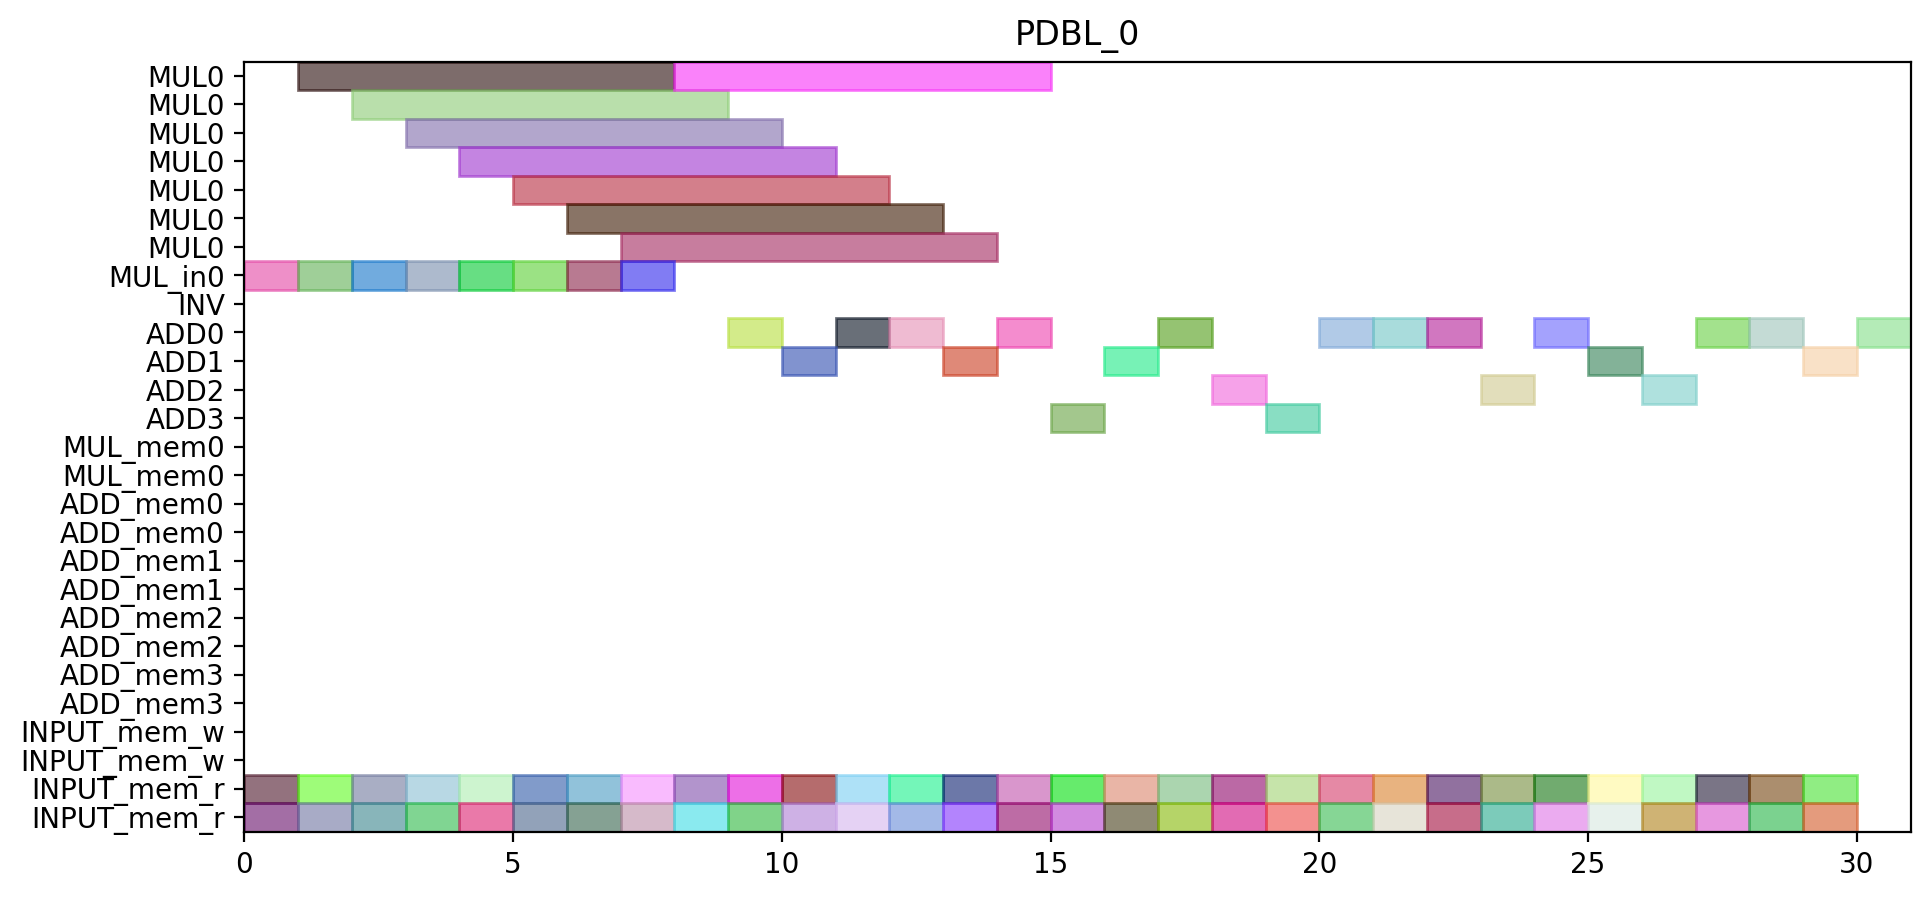

The Python source for this figure:
from pyschedule import Scenario, solvers, plotters, alt


def solve():
	horizon = 111
	S = Scenario("PDBL_0", horizon=horizon)

	# resource
	MUL = S.Resources('MUL', num=1, size=7)
	MUL_in = S.Resources('MUL_in', num=1)
	INV = S.Resource('INV')
	ADD = S.Resources('ADD', num=4, periods=range(1, horizon))
	MUL_mem = S.Resources('MUL_mem', num=1, size=2)
	ADD_mem = S.Resources('ADD_mem', num=4, size=2)
	INPUT_mem_w = S.Resource('INPUT_mem_w', size=2)
	INPUT_mem_r = S.Resource('INPUT_mem_r', size=2)

	# result of previous scheduling

	# new tasks
	t0_a1_0 = S.Task('t0_a1_0', length=1, delay_cost=1)
	t0_a1_0 += alt(ADD)

	t0_a1_0_mem0 = S.Task('t0_a1_0_mem0', length=1, delay_cost=1)
	t0_a1_0_mem0 += INPUT_mem_r
	S += t0_a1_0_mem0 <= t0_a1_0

	t0_a1_0_mem1 = S.Task('t0_a1_0_mem1', length=1, delay_cost=1)
	t0_a1_0_mem1 += INPUT_mem_r
	S += t0_a1_0_mem1 <= t0_a1_0

	t0_a1_1 = S.Task('t0_a1_1', length=1, delay_cost=1)
	t0_a1_1 += alt(ADD)

	t0_a1_1_mem0 = S.Task('t0_a1_1_mem0', length=1, delay_cost=1)
	t0_a1_1_mem0 += INPUT_mem_r
	S += t0_a1_1_mem0 <= t0_a1_1

	t0_a1_1_mem1 = S.Task('t0_a1_1_mem1', length=1, delay_cost=1)
	t0_a1_1_mem1 += INPUT_mem_r
	S += t0_a1_1_mem1 <= t0_a1_1

	t0_t10 = S.Task('t0_t10', length=1, delay_cost=1)
	t0_t10 += alt(ADD)

	t0_t10_mem0 = S.Task('t0_t10_mem0', length=1, delay_cost=1)
	t0_t10_mem0 += INPUT_mem_r
	S += t0_t10_mem0 <= t0_t10

	t0_t10_mem1 = S.Task('t0_t10_mem1', length=1, delay_cost=1)
	t0_t10_mem1 += INPUT_mem_r
	S += t0_t10_mem1 <= t0_t10

	t0_t11 = S.Task('t0_t11', length=1, delay_cost=1)
	t0_t11 += alt(ADD)

	t0_t11_mem0 = S.Task('t0_t11_mem0', length=1, delay_cost=1)
	t0_t11_mem0 += INPUT_mem_r
	S += t0_t11_mem0 <= t0_t11

	t0_t11_mem1 = S.Task('t0_t11_mem1', length=1, delay_cost=1)
	t0_t11_mem1 += INPUT_mem_r
	S += t0_t11_mem1 <= t0_t11

	t0_t3_t0_in = S.Task('t0_t3_t0_in', length=1, delay_cost=1)
	t0_t3_t0_in += alt(MUL_in)
	t0_t3_t0 = S.Task('t0_t3_t0', length=7, delay_cost=1)
	t0_t3_t0 += alt(MUL)
	S += t0_t3_t0>=t0_t3_t0_in

	t0_t3_t0_mem0 = S.Task('t0_t3_t0_mem0', length=1, delay_cost=1)
	t0_t3_t0_mem0 += INPUT_mem_r
	S += t0_t3_t0_mem0 <= t0_t3_t0

	t0_t3_t0_mem1 = S.Task('t0_t3_t0_mem1', length=1, delay_cost=1)
	t0_t3_t0_mem1 += INPUT_mem_r
	S += t0_t3_t0_mem1 <= t0_t3_t0

	t0_t3_t1_in = S.Task('t0_t3_t1_in', length=1, delay_cost=1)
	t0_t3_t1_in += alt(MUL_in)
	t0_t3_t1 = S.Task('t0_t3_t1', length=7, delay_cost=1)
	t0_t3_t1 += alt(MUL)
	S += t0_t3_t1>=t0_t3_t1_in

	t0_t3_t1_mem0 = S.Task('t0_t3_t1_mem0', length=1, delay_cost=1)
	t0_t3_t1_mem0 += INPUT_mem_r
	S += t0_t3_t1_mem0 <= t0_t3_t1

	t0_t3_t1_mem1 = S.Task('t0_t3_t1_mem1', length=1, delay_cost=1)
	t0_t3_t1_mem1 += INPUT_mem_r
	S += t0_t3_t1_mem1 <= t0_t3_t1

	t0_t3_t2 = S.Task('t0_t3_t2', length=1, delay_cost=1)
	t0_t3_t2 += alt(ADD)

	t0_t3_t2_mem0 = S.Task('t0_t3_t2_mem0', length=1, delay_cost=1)
	t0_t3_t2_mem0 += INPUT_mem_r
	S += t0_t3_t2_mem0 <= t0_t3_t2

	t0_t3_t2_mem1 = S.Task('t0_t3_t2_mem1', length=1, delay_cost=1)
	t0_t3_t2_mem1 += INPUT_mem_r
	S += t0_t3_t2_mem1 <= t0_t3_t2

	t0_t3_t3 = S.Task('t0_t3_t3', length=1, delay_cost=1)
	t0_t3_t3 += alt(ADD)

	t0_t3_t3_mem0 = S.Task('t0_t3_t3_mem0', length=1, delay_cost=1)
	t0_t3_t3_mem0 += INPUT_mem_r
	S += t0_t3_t3_mem0 <= t0_t3_t3

	t0_t3_t3_mem1 = S.Task('t0_t3_t3_mem1', length=1, delay_cost=1)
	t0_t3_t3_mem1 += INPUT_mem_r
	S += t0_t3_t3_mem1 <= t0_t3_t3

	t1_a1_0 = S.Task('t1_a1_0', length=1, delay_cost=1)
	t1_a1_0 += alt(ADD)

	t1_a1_0_mem0 = S.Task('t1_a1_0_mem0', length=1, delay_cost=1)
	t1_a1_0_mem0 += INPUT_mem_r
	S += t1_a1_0_mem0 <= t1_a1_0

	t1_a1_0_mem1 = S.Task('t1_a1_0_mem1', length=1, delay_cost=1)
	t1_a1_0_mem1 += INPUT_mem_r
	S += t1_a1_0_mem1 <= t1_a1_0

	t1_a1_1 = S.Task('t1_a1_1', length=1, delay_cost=1)
	t1_a1_1 += alt(ADD)

	t1_a1_1_mem0 = S.Task('t1_a1_1_mem0', length=1, delay_cost=1)
	t1_a1_1_mem0 += INPUT_mem_r
	S += t1_a1_1_mem0 <= t1_a1_1

	t1_a1_1_mem1 = S.Task('t1_a1_1_mem1', length=1, delay_cost=1)
	t1_a1_1_mem1 += INPUT_mem_r
	S += t1_a1_1_mem1 <= t1_a1_1

	t1_t10 = S.Task('t1_t10', length=1, delay_cost=1)
	t1_t10 += alt(ADD)

	t1_t10_mem0 = S.Task('t1_t10_mem0', length=1, delay_cost=1)
	t1_t10_mem0 += INPUT_mem_r
	S += t1_t10_mem0 <= t1_t10

	t1_t10_mem1 = S.Task('t1_t10_mem1', length=1, delay_cost=1)
	t1_t10_mem1 += INPUT_mem_r
	S += t1_t10_mem1 <= t1_t10

	t1_t11 = S.Task('t1_t11', length=1, delay_cost=1)
	t1_t11 += alt(ADD)

	t1_t11_mem0 = S.Task('t1_t11_mem0', length=1, delay_cost=1)
	t1_t11_mem0 += INPUT_mem_r
	S += t1_t11_mem0 <= t1_t11

	t1_t11_mem1 = S.Task('t1_t11_mem1', length=1, delay_cost=1)
	t1_t11_mem1 += INPUT_mem_r
	S += t1_t11_mem1 <= t1_t11

	t1_t3_t0_in = S.Task('t1_t3_t0_in', length=1, delay_cost=1)
	t1_t3_t0_in += alt(MUL_in)
	t1_t3_t0 = S.Task('t1_t3_t0', length=7, delay_cost=1)
	t1_t3_t0 += alt(MUL)
	S += t1_t3_t0>=t1_t3_t0_in

	t1_t3_t0_mem0 = S.Task('t1_t3_t0_mem0', length=1, delay_cost=1)
	t1_t3_t0_mem0 += INPUT_mem_r
	S += t1_t3_t0_mem0 <= t1_t3_t0

	t1_t3_t0_mem1 = S.Task('t1_t3_t0_mem1', length=1, delay_cost=1)
	t1_t3_t0_mem1 += INPUT_mem_r
	S += t1_t3_t0_mem1 <= t1_t3_t0

	t1_t3_t1_in = S.Task('t1_t3_t1_in', length=1, delay_cost=1)
	t1_t3_t1_in += alt(MUL_in)
	t1_t3_t1 = S.Task('t1_t3_t1', length=7, delay_cost=1)
	t1_t3_t1 += alt(MUL)
	S += t1_t3_t1>=t1_t3_t1_in

	t1_t3_t1_mem0 = S.Task('t1_t3_t1_mem0', length=1, delay_cost=1)
	t1_t3_t1_mem0 += INPUT_mem_r
	S += t1_t3_t1_mem0 <= t1_t3_t1

	t1_t3_t1_mem1 = S.Task('t1_t3_t1_mem1', length=1, delay_cost=1)
	t1_t3_t1_mem1 += INPUT_mem_r
	S += t1_t3_t1_mem1 <= t1_t3_t1

	t1_t3_t2 = S.Task('t1_t3_t2', length=1, delay_cost=1)
	t1_t3_t2 += alt(ADD)

	t1_t3_t2_mem0 = S.Task('t1_t3_t2_mem0', length=1, delay_cost=1)
	t1_t3_t2_mem0 += INPUT_mem_r
	S += t1_t3_t2_mem0 <= t1_t3_t2

	t1_t3_t2_mem1 = S.Task('t1_t3_t2_mem1', length=1, delay_cost=1)
	t1_t3_t2_mem1 += INPUT_mem_r
	S += t1_t3_t2_mem1 <= t1_t3_t2

	t1_t3_t3 = S.Task('t1_t3_t3', length=1, delay_cost=1)
	t1_t3_t3 += alt(ADD)

	t1_t3_t3_mem0 = S.Task('t1_t3_t3_mem0', length=1, delay_cost=1)
	t1_t3_t3_mem0 += INPUT_mem_r
	S += t1_t3_t3_mem0 <= t1_t3_t3

	t1_t3_t3_mem1 = S.Task('t1_t3_t3_mem1', length=1, delay_cost=1)
	t1_t3_t3_mem1 += INPUT_mem_r
	S += t1_t3_t3_mem1 <= t1_t3_t3

	t2_t0_t2 = S.Task('t2_t0_t2', length=1, delay_cost=1)
	t2_t0_t2 += alt(ADD)

	t2_t0_t2_mem0 = S.Task('t2_t0_t2_mem0', length=1, delay_cost=1)
	t2_t0_t2_mem0 += INPUT_mem_r
	S += t2_t0_t2_mem0 <= t2_t0_t2

	t2_t0_t2_mem1 = S.Task('t2_t0_t2_mem1', length=1, delay_cost=1)
	t2_t0_t2_mem1 += INPUT_mem_r
	S += t2_t0_t2_mem1 <= t2_t0_t2

	t2_t1_t2 = S.Task('t2_t1_t2', length=1, delay_cost=1)
	t2_t1_t2 += alt(ADD)

	t2_t1_t2_mem0 = S.Task('t2_t1_t2_mem0', length=1, delay_cost=1)
	t2_t1_t2_mem0 += INPUT_mem_r
	S += t2_t1_t2_mem0 <= t2_t1_t2

	t2_t1_t2_mem1 = S.Task('t2_t1_t2_mem1', length=1, delay_cost=1)
	t2_t1_t2_mem1 += INPUT_mem_r
	S += t2_t1_t2_mem1 <= t2_t1_t2

	t2_t20 = S.Task('t2_t20', length=1, delay_cost=1)
	t2_t20 += alt(ADD)

	t2_t20_mem0 = S.Task('t2_t20_mem0', length=1, delay_cost=1)
	t2_t20_mem0 += INPUT_mem_r
	S += t2_t20_mem0 <= t2_t20

	t2_t20_mem1 = S.Task('t2_t20_mem1', length=1, delay_cost=1)
	t2_t20_mem1 += INPUT_mem_r
	S += t2_t20_mem1 <= t2_t20

	t2_t21 = S.Task('t2_t21', length=1, delay_cost=1)
	t2_t21 += alt(ADD)

	t2_t21_mem0 = S.Task('t2_t21_mem0', length=1, delay_cost=1)
	t2_t21_mem0 += INPUT_mem_r
	S += t2_t21_mem0 <= t2_t21

	t2_t21_mem1 = S.Task('t2_t21_mem1', length=1, delay_cost=1)
	t2_t21_mem1 += INPUT_mem_r
	S += t2_t21_mem1 <= t2_t21

	t5_t0_t0_in = S.Task('t5_t0_t0_in', length=1, delay_cost=1)
	t5_t0_t0_in += alt(MUL_in)
	t5_t0_t0 = S.Task('t5_t0_t0', length=7, delay_cost=1)
	t5_t0_t0 += alt(MUL)
	S += t5_t0_t0>=t5_t0_t0_in

	t5_t0_t0_mem0 = S.Task('t5_t0_t0_mem0', length=1, delay_cost=1)
	t5_t0_t0_mem0 += INPUT_mem_r
	S += t5_t0_t0_mem0 <= t5_t0_t0

	t5_t0_t0_mem1 = S.Task('t5_t0_t0_mem1', length=1, delay_cost=1)
	t5_t0_t0_mem1 += INPUT_mem_r
	S += t5_t0_t0_mem1 <= t5_t0_t0

	t5_t0_t1_in = S.Task('t5_t0_t1_in', length=1, delay_cost=1)
	t5_t0_t1_in += alt(MUL_in)
	t5_t0_t1 = S.Task('t5_t0_t1', length=7, delay_cost=1)
	t5_t0_t1 += alt(MUL)
	S += t5_t0_t1>=t5_t0_t1_in

	t5_t0_t1_mem0 = S.Task('t5_t0_t1_mem0', length=1, delay_cost=1)
	t5_t0_t1_mem0 += INPUT_mem_r
	S += t5_t0_t1_mem0 <= t5_t0_t1

	t5_t0_t1_mem1 = S.Task('t5_t0_t1_mem1', length=1, delay_cost=1)
	t5_t0_t1_mem1 += INPUT_mem_r
	S += t5_t0_t1_mem1 <= t5_t0_t1

	t5_t0_t2 = S.Task('t5_t0_t2', length=1, delay_cost=1)
	t5_t0_t2 += alt(ADD)

	t5_t0_t2_mem0 = S.Task('t5_t0_t2_mem0', length=1, delay_cost=1)
	t5_t0_t2_mem0 += INPUT_mem_r
	S += t5_t0_t2_mem0 <= t5_t0_t2

	t5_t0_t2_mem1 = S.Task('t5_t0_t2_mem1', length=1, delay_cost=1)
	t5_t0_t2_mem1 += INPUT_mem_r
	S += t5_t0_t2_mem1 <= t5_t0_t2

	t5_t0_t3 = S.Task('t5_t0_t3', length=1, delay_cost=1)
	t5_t0_t3 += alt(ADD)

	t5_t0_t3_mem0 = S.Task('t5_t0_t3_mem0', length=1, delay_cost=1)
	t5_t0_t3_mem0 += INPUT_mem_r
	S += t5_t0_t3_mem0 <= t5_t0_t3

	t5_t0_t3_mem1 = S.Task('t5_t0_t3_mem1', length=1, delay_cost=1)
	t5_t0_t3_mem1 += INPUT_mem_r
	S += t5_t0_t3_mem1 <= t5_t0_t3

	t5_t1_t0_in = S.Task('t5_t1_t0_in', length=1, delay_cost=1)
	t5_t1_t0_in += alt(MUL_in)
	t5_t1_t0 = S.Task('t5_t1_t0', length=7, delay_cost=1)
	t5_t1_t0 += alt(MUL)
	S += t5_t1_t0>=t5_t1_t0_in

	t5_t1_t0_mem0 = S.Task('t5_t1_t0_mem0', length=1, delay_cost=1)
	t5_t1_t0_mem0 += INPUT_mem_r
	S += t5_t1_t0_mem0 <= t5_t1_t0

	t5_t1_t0_mem1 = S.Task('t5_t1_t0_mem1', length=1, delay_cost=1)
	t5_t1_t0_mem1 += INPUT_mem_r
	S += t5_t1_t0_mem1 <= t5_t1_t0

	t5_t1_t1_in = S.Task('t5_t1_t1_in', length=1, delay_cost=1)
	t5_t1_t1_in += alt(MUL_in)
	t5_t1_t1 = S.Task('t5_t1_t1', length=7, delay_cost=1)
	t5_t1_t1 += alt(MUL)
	S += t5_t1_t1>=t5_t1_t1_in

	t5_t1_t1_mem0 = S.Task('t5_t1_t1_mem0', length=1, delay_cost=1)
	t5_t1_t1_mem0 += INPUT_mem_r
	S += t5_t1_t1_mem0 <= t5_t1_t1

	t5_t1_t1_mem1 = S.Task('t5_t1_t1_mem1', length=1, delay_cost=1)
	t5_t1_t1_mem1 += INPUT_mem_r
	S += t5_t1_t1_mem1 <= t5_t1_t1

	t5_t1_t2 = S.Task('t5_t1_t2', length=1, delay_cost=1)
	t5_t1_t2 += alt(ADD)

	t5_t1_t2_mem0 = S.Task('t5_t1_t2_mem0', length=1, delay_cost=1)
	t5_t1_t2_mem0 += INPUT_mem_r
	S += t5_t1_t2_mem0 <= t5_t1_t2

	t5_t1_t2_mem1 = S.Task('t5_t1_t2_mem1', length=1, delay_cost=1)
	t5_t1_t2_mem1 += INPUT_mem_r
	S += t5_t1_t2_mem1 <= t5_t1_t2

	t5_t1_t3 = S.Task('t5_t1_t3', length=1, delay_cost=1)
	t5_t1_t3 += alt(ADD)

	t5_t1_t3_mem0 = S.Task('t5_t1_t3_mem0', length=1, delay_cost=1)
	t5_t1_t3_mem0 += INPUT_mem_r
	S += t5_t1_t3_mem0 <= t5_t1_t3

	t5_t1_t3_mem1 = S.Task('t5_t1_t3_mem1', length=1, delay_cost=1)
	t5_t1_t3_mem1 += INPUT_mem_r
	S += t5_t1_t3_mem1 <= t5_t1_t3

	t5_t20 = S.Task('t5_t20', length=1, delay_cost=1)
	t5_t20 += alt(ADD)

	t5_t20_mem0 = S.Task('t5_t20_mem0', length=1, delay_cost=1)
	t5_t20_mem0 += INPUT_mem_r
	S += t5_t20_mem0 <= t5_t20

	t5_t20_mem1 = S.Task('t5_t20_mem1', length=1, delay_cost=1)
	t5_t20_mem1 += INPUT_mem_r
	S += t5_t20_mem1 <= t5_t20

	t5_t21 = S.Task('t5_t21', length=1, delay_cost=1)
	t5_t21 += alt(ADD)

	t5_t21_mem0 = S.Task('t5_t21_mem0', length=1, delay_cost=1)
	t5_t21_mem0 += INPUT_mem_r
	S += t5_t21_mem0 <= t5_t21

	t5_t21_mem1 = S.Task('t5_t21_mem1', length=1, delay_cost=1)
	t5_t21_mem1 += INPUT_mem_r
	S += t5_t21_mem1 <= t5_t21

	solvers.mip.solve(S,msg=1,kind='CPLEX',ratio_gap=1.01)

	solution = [['hoge']*len(S.solution()[1]) for i in range(len(S.solution()))]
	for i in range(len(S.solution())):
		for j in range(len(S.solution()[i])):
			solution[i][j]=str(S.solution()[i][j])
	print(solution)

	cycles = int(solution[-1][3])

	pic_file_name = "/mnt/rose/usr1/fukuda/pairing_automation_design2/bls24-318/scheduling/PDBL_mul1_add4/PDBL_0.png"
	if(S.solution() != []):
		plotters.matplotlib.plot(S,img_filename=pic_file_name, vertical_text=True, fig_size=(cycles*0.25+3, 5), show_task_labels=False)

	return solution
